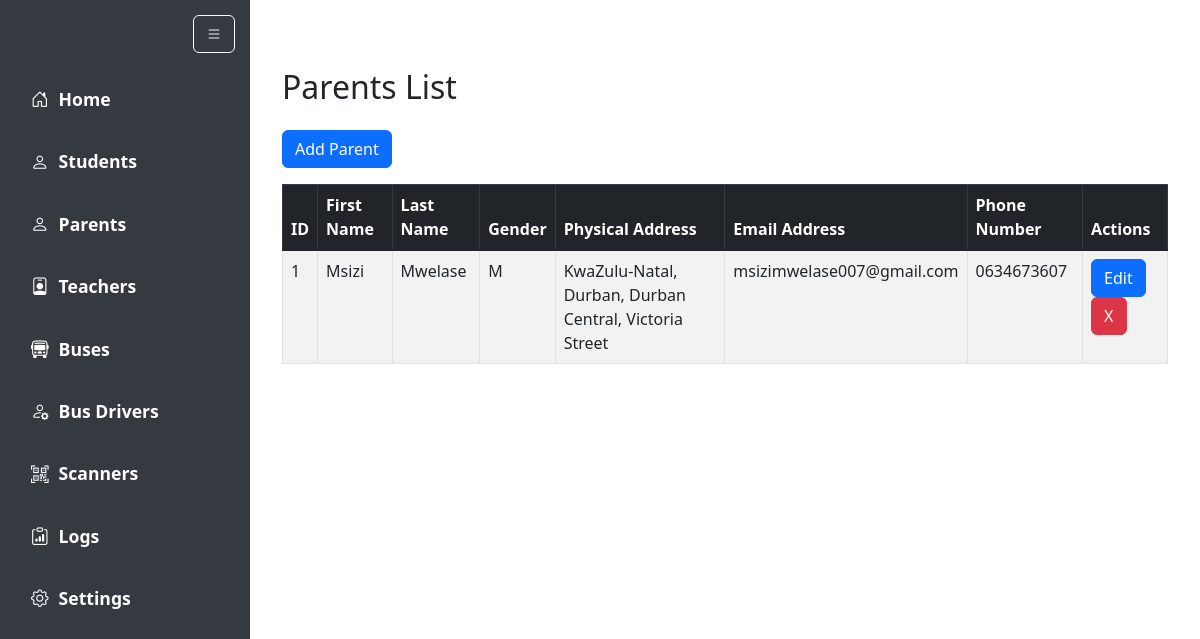
Page /admin/parents on the committed database.
### models.py (models this page shows)
class Parent(db.Model):
    id = db.Column(db.Integer, primary_key=True)
    first_name = db.Column(db.String)
    last_name = db.Column(db.String)
    gender = db.Column(db.String)
    DOB = db.Column(db.Date)
    physical_address = db.Column(db.String)
    email_address = db.Column(db.String)
    phone_number = db.Column(db.String)
    password = db.Column(db.String)

### blueprints/admin.py (the view)
@admin.route('/parents')
def parents():
    parents_data = Parent.query.all()
    return render_template('admin/parents.html', parents=parents_data)

### templates/admin/parents.html (shortened to what this page needs)
{% extends 'admin/base.html' %}
{% block content %}
<div class="container mt-5">
    <h2 class="mb-4">Parents List</h2>
    <a href="{{ url_for('admin.add_parent') }}" class="btn btn-primary mb-3">Add Parent</a>
    {% if parents %}
    <div class="table-responsive">
        <table class="table table-bordered table-striped">
            <thead class="table-dark">
                <tr>
                    <th>ID</th>
                    <th>First Name</th>
                    <th>Last Name</th>
                    <th>Gender</th>
                    <th>Physical Address</th>
                    <th>Email Address</th>
                    <th>Phone Number</th>
                    <th>Actions</th>
                </tr>
            </thead>
            <tbody>
                {% for parent in parents %}
                    <tr>
                        <td>{{ parent.id }}</td>
                        <td>{{ parent.first_name }}</td>
                        <td>{{ parent.last_name }}</td>
                        <td>{{ parent.gender }}</td>
                        <td>{{ parent.physical_address }}</td>
                        <td>{{ parent.email_address }}</td>
                        <td>{{ parent.phone_number }}</td>
                        <td>
                            <a href="{{ url_for('admin.edit_parent', parent_id=parent.id) }}" class="text-primary">
                                <button class="btn btn-primary">Edit</button>
                            </a>
                            <a href="{{ url_for('admin.edit_parent', parent_id=parent.id) }}" class="text-danger">
                                <button class="btn btn-danger">X</button>
                            </a>
                        </td>
                    </tr>
                {% endfor %}
            </tbody>
        </table>
    </div>
    {% else %}
        <div class="alert alert-warning" role="alert">
            No students available.
        </div>
    {% endif %}
</div>
{% endblock %}

### rows in the picture
Parent: id "1", first_name "Msizi", last_name "Mwelase", gender "M", physical_address "KwaZulu-Natal, Durban, Durban Central, Victoria Street", email_address "msizimwelase007@gmail.com", phone_number "0634673607"
